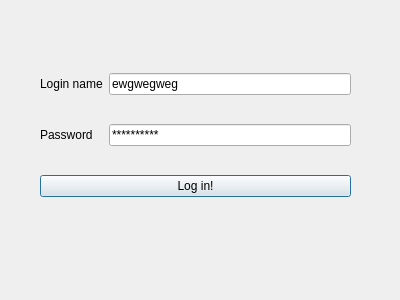
<?xml version="1.0" encoding="UTF-8"?>
<ui version="4.0">
 <class>Dialog</class>
 <widget class="QDialog" name="Dialog">
  <property name="geometry">
   <rect>
    <x>0</x>
    <y>0</y>
    <width>400</width>
    <height>300</height>
   </rect>
  </property>
  <property name="windowTitle">
   <string>Dialog</string>
  </property>
  <widget class="QWidget" name="">
   <property name="geometry">
    <rect>
     <x>40</x>
     <y>50</y>
     <width>311</width>
     <height>171</height>
    </rect>
   </property>
   <layout class="QGridLayout" name="gridLayout">
    <item row="0" column="1">
     <widget class="QLineEdit" name="lineEdit">
      <property name="text">
       <string>ewgwegweg</string>
      </property>
     </widget>
    </item>
    <item row="1" column="0">
     <widget class="QLabel" name="label_2">
      <property name="text">
       <string>Password</string>
      </property>
     </widget>
    </item>
    <item row="1" column="1">
     <widget class="QLineEdit" name="lineEdit_2">
      <property name="text">
       <string>**********</string>
      </property>
     </widget>
    </item>
    <item row="0" column="0">
     <widget class="QLabel" name="label">
      <property name="text">
       <string>Login name</string>
      </property>
     </widget>
    </item>
    <item row="2" column="0" colspan="2">
     <widget class="QPushButton" name="pushButton">
      <property name="text">
       <string>Log in!</string>
      </property>
     </widget>
    </item>
   </layout>
  </widget>
 </widget>
 <resources/>
 <connections/>
</ui>
